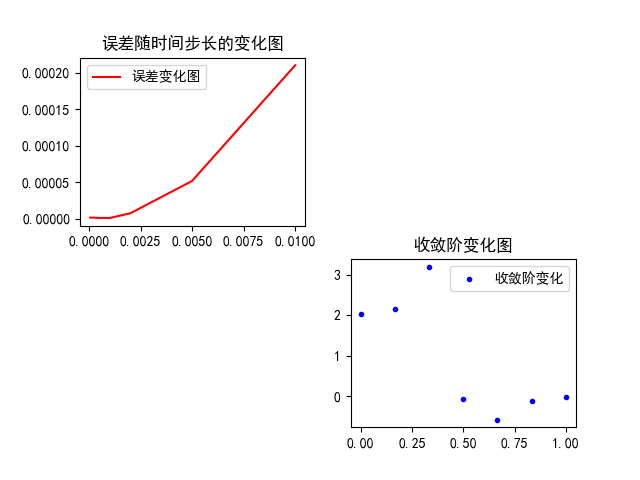

Python code for this plot:
# -*- coding: utf-8 -*-

import numpy as np
from main import run_single_case
import math
import matplotlib.pyplot as plt

def time_convergence_test(nx=401, dt_list=None, T=0.1):
    if dt_list is None:
        nsteps_list = [10,20,50,100,200, 400, 800, 1600]
        dt_list = [T / n for n in nsteps_list] # 时间步长
    errs = []
    for dt in dt_list:

        x = np.linspace(0,1,nx)
        dx = x[1]-x[0]

        tsteps = int(np.ceil(T/dt)) # 时间步数
        dt_adj = T / tsteps # 依赖于时间步数的时间步长
        _, u, u_ex, l2, mx = run_single_case(nx=nx, dt_factor=dt_adj/(dx**2), T=T)
        errs.append(l2)
        print(f"时间步长约为：{dt_adj:.3e}, L2 误差 = {l2:.5e}")

    pts = []
    for i in range(len(errs)-1):
        E1, E2 = errs[i], errs[i+1]
        dt1 = dt_list[i]; dt2 = dt_list[i+1]
        p = math.log(E1/E2) / math.log(dt1/dt2)
        pts.append(p)
        print(f"时间收敛阶dt[{i}]和dt[{i+1}] ≈ {p:.4f}")
    return dt_list, errs, pts

def picture_time_convergence(dt_list, errs, pts):
    x = np.linspace(0,1,len(pts))
    plt.rcParams['font.sans-serif'] = ['SimHei'] # 用来正常显示中文标签
    plt.rcParams['axes.unicode_minus'] = False  # 用来正常显示负号

    plt.subplot(2, 2, 1)
    plt.plot(dt_list,errs,'r',label = '误差变化图')

    plt.title('误差随时间步长的变化图')
    plt.legend()

    plt.subplot(2, 2, 4)
    plt.plot(x,pts,'b.',label = '收敛阶变化')
    plt.title('收敛阶变化图')
    plt.legend()

    plt.show()
if __name__ == "__main__":
    dt_list, errs, pts = time_convergence_test(nx=401)
    picture_time_convergence(dt_list, errs, pts)
